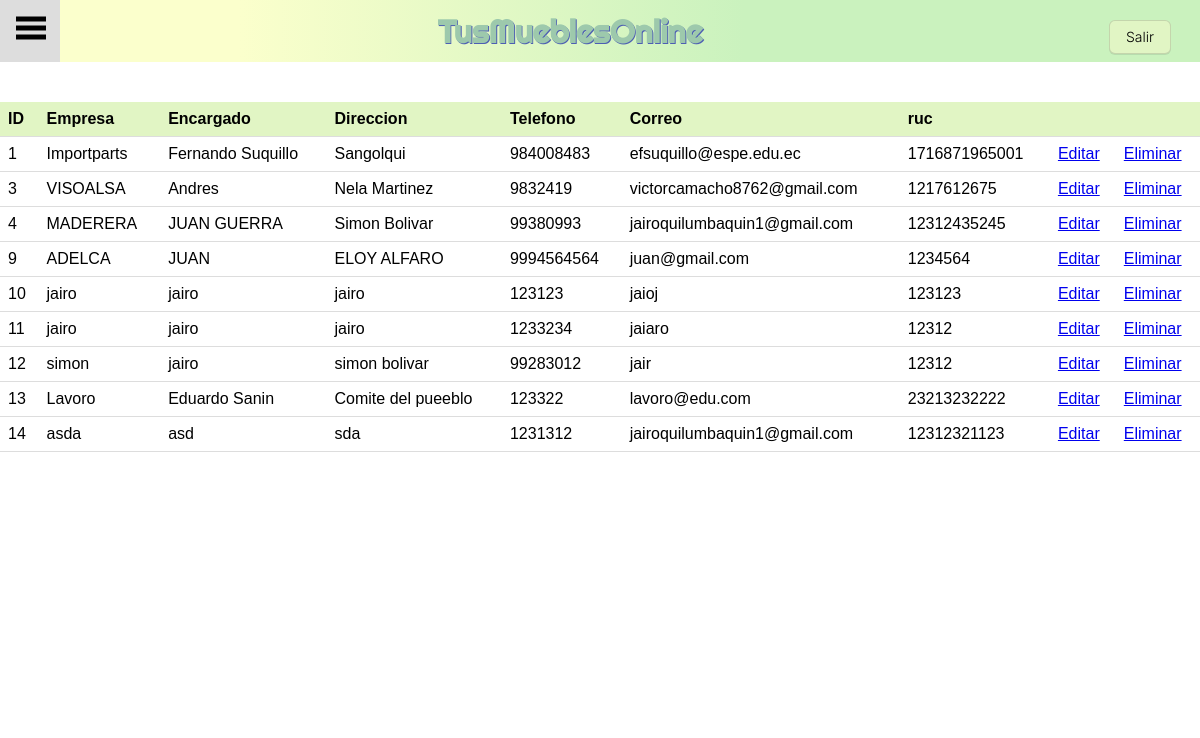
Page /php/modificar_p.php on the committed database.
### tables this page shows
CREATE TABLE `proveedores`( 
	`id` Int( 11 ) AUTO_INCREMENT NOT NULL,
	`empresa` VarChar( 255 ) NOT NULL,
	`nombre` VarChar( 255 ) NOT NULL,
	`direccion` VarChar( 255 ) NOT NULL,
	`telefono` BigInt( 20 ) NOT NULL,
	`correo` VarChar( 255 ) NOT NULL,
	`ruc` VarChar( 255 ) NOT NULL,
	PRIMARY KEY ( `id` ) )
CHARACTER SET = utf8mb4
COLLATE = utf8mb4_general_ci;

### php/modificar_p.php (the view, shortened to what this page needs)
<!DOCTYPE html>
<html>
  <head>
    <link rel="stylesheet" href="../css/estilo1.css">
     <link rel="stylesheet" href="../css/estilo2.css">
  </head>
  <body>
  <div id="sideNavigation" class="sidenav navbar">
      <div class="navcontainer">
          <a href="../html/inicio.html">Inicio</a>
          <div class="dropdown__content">
              <div class="sub_drop">
                  <button class="dropbtn">Componentes</button>
              </div>
          </div>
          <div class="dropdown__content">
              <div class="sub_drop">
                  <button class="dropbtn">Proveedores</button>
              </div>
          </div>
      </div>
  </div>
  <nav class="topnav">
      <a href="#" onclick="openNav()">
          <svg width="30" height="30" id="icoOpen">
              <path d="M0,5 30,5" stroke="#000" stroke-width="5"/>
              <path d="M0,14 30,14" stroke="#000" stroke-width="5"/>
              <path d="M0,23 30,23" stroke="#000" stroke-width="5"/>
          </svg>
      </a>
      <div class="titulo-menu">
          <h1>TusMueblesOnline</h1>
      </div>
      <div>
          <br>
          <button type="submit" class="button-3" onclick="logout()">Salir</button>
      </div>
  </nav>
<br>
  <br>
  <?php
  $db = new PDO("mysql:host=localhost;dbname=materiaprima", "admin", "admin");
  $query = "SELECT * FROM proveedores";
  $result = $db->query($query);
  echo "<table class='tabla'>";
  echo "<tr><th>ID</th><th>Empresa</th><th>Encargado</th><th>Direccion</th><th>Telefono</th><th>Correo</th><th>ruc</th><th></th><th></th></tr>";
  while($row = $result->fetch(PDO::FETCH_ASSOC)) {
    echo "<tr>";
    echo "<td>".$row['id']."</td>";
    echo "<td>".$row['empresa']."</td>";
    echo "<td>".$row['nombre']."</td>";
    echo "<td>".$row['direccion']."</td>";
	  echo "<td>".$row['telefono']."</td>";
    echo "<td>".$row['correo']."</td>";
    echo "<td>".$row['ruc']."</td>";
    echo "<td><a href='editarProveedores.php?id=".$row['id']."'>Editar</a></td>";
    echo "<td><a href='eliminarProveedores.php?id=".$row['id']."'>Eliminar</a></td>";
    echo "</tr>";
  }
  echo "</table>";
  ?>
</body>
</html>

### css/estilo1.css (style rules this page uses)
body { font-family: 'Inter', 'Courier New', Courier, monospace; font-weight: 300; background-color: #f0f0f0; margin: 0; padding: 0; overflow-x: hidden; }
.navbar { background: rgb(251,255,204); background: linear-gradient(90deg, rgba(251,255,204,1) 20%, rgba(202,242,190,1) 62%); overflow: hidden; display: flex; flex-direction: column; justify-content: center; }
.navcontainer { display: flex; flex-direction: column; align-items: center; justify-content: space-around; height: 100%; padding-bottom: 50px; }
.button-3 { appearance: none; background-color: #E1F5C4; border: 1px solid rgba(27, 31, 35, .15); border-radius: 6px; box-shadow: rgba(27, 31, 35, .1) 0 1px 0; box-sizing: border-box; color: black; cursor: pointer; display: inline-block; font-family: 'Inter', 'Courier New', Courier, monospace; font-size: 14px; font-weight: 300; line-height: 20px; padding: 6px 16px; position: relative; text-align: center; text-decoration: none; user-select: none; -webkit-user-select: none; touch-action: manipulation; vertical-align: middle; white-space: nowrap; }
.sidenav { height: 100%; width: 0; position: fixed; z-index: 999; top: 0; left: 0; background: linear-gradient(90deg, rgba(251,255,204,1) 20%, rgba(202,242,190,1) 62%); overflow-x: hidden; padding-top: 40px; transition: 0.5s; }
.sidenav a,.dropbtn { text-decoration: none; font-size: 20px; display: block; transition: 0.3s; float: left; color: black; text-align: center; padding: 14px 16px; border: none; outline: none; background-color: inherit; font-family: inherit; margin: 0; font-weight: 300; }
.topnav { display: grid; grid-template-columns: 5% repeat(5,1fr) 10%; background: linear-gradient(90deg, rgba(251,255,204,1) 20%, rgba(202,242,190,1) 62%); overflow: hidden; align-content: center; }
.topnav a { float: left; display: block; color: #f2f2f2; text-align: center; padding: 14px 16px; text-decoration: none; font-size: 17px; }
.titulo-menu { grid-area: 1/2/1/7; display: flex; align-items: center; justify-content: center; }
.sub_drop { display: flex; align-items: center; }
.dropdown__content { display: flex; flex-direction: column; }
*, *:before, *:after { margin: 0; padding: 0; box-sizing: border-box; position: relative; }
body { text-align: center; background-color: white; }
h1 { margin-top: 5px; margin-bottom: 5px; display: inline-block; color: #9DC9AC; font-size: 2rem; font-family: 'Righteous', serif; text-shadow: .03em .03em 0 hsla(230,40%,50%,1); }

### css/estilo2.css (style rules this page uses)
table { border-collapse: collapse; width: 100%; border-radius: 10px; }
th, td { padding: 8px; text-align: left; border-bottom: 1px solid #ddd; font-family: Arial, sans-serif; }
th { background-color: #E1F5C4; color: black; }

### rows in the picture
proveedores: id "1", empresa "Importparts", nombre "Fernando Suquillo", direccion "Sangolqui", telefono "984008483", correo "efsuquillo@espe.edu.ec", ruc "1716871965001"
proveedores: id "3", empresa "VISOALSA", nombre "Andres", direccion "Nela Martinez", telefono "9832419", correo "victorcamacho8762@gmail.com", ruc "1217612675"
proveedores: id "4", empresa "MADERERA", nombre "JUAN GUERRA", direccion "Simon Bolivar", telefono "99380993", correo "jairoquilumbaquin1@gmail.com", ruc "12312435245"
proveedores: id "9", empresa "ADELCA", nombre "JUAN", direccion "ELOY ALFARO", telefono "9994564564", correo "juan@gmail.com", ruc "1234564"
proveedores: id "10", empresa "jairo", nombre "jairo", direccion "jairo", telefono "123123", correo "jaioj", ruc "123123"
proveedores: id "11", empresa "jairo", nombre "jairo", direccion "jairo", telefono "1233234", correo "jaiaro", ruc "12312"
proveedores: id "12", empresa "simon", nombre "jairo", direccion "simon bolivar", telefono "99283012", correo "jair", ruc "12312"
proveedores: id "13", empresa "Lavoro", nombre "Eduardo Sanin", direccion "Comite del pueeblo", telefono "123322", correo "lavoro@edu.com", ruc "23213232222"
proveedores: id "14", empresa "asda", nombre "asd", direccion "sda", telefono "1231312", correo "jairoquilumbaquin1@gmail.com", ruc "12312321123"
